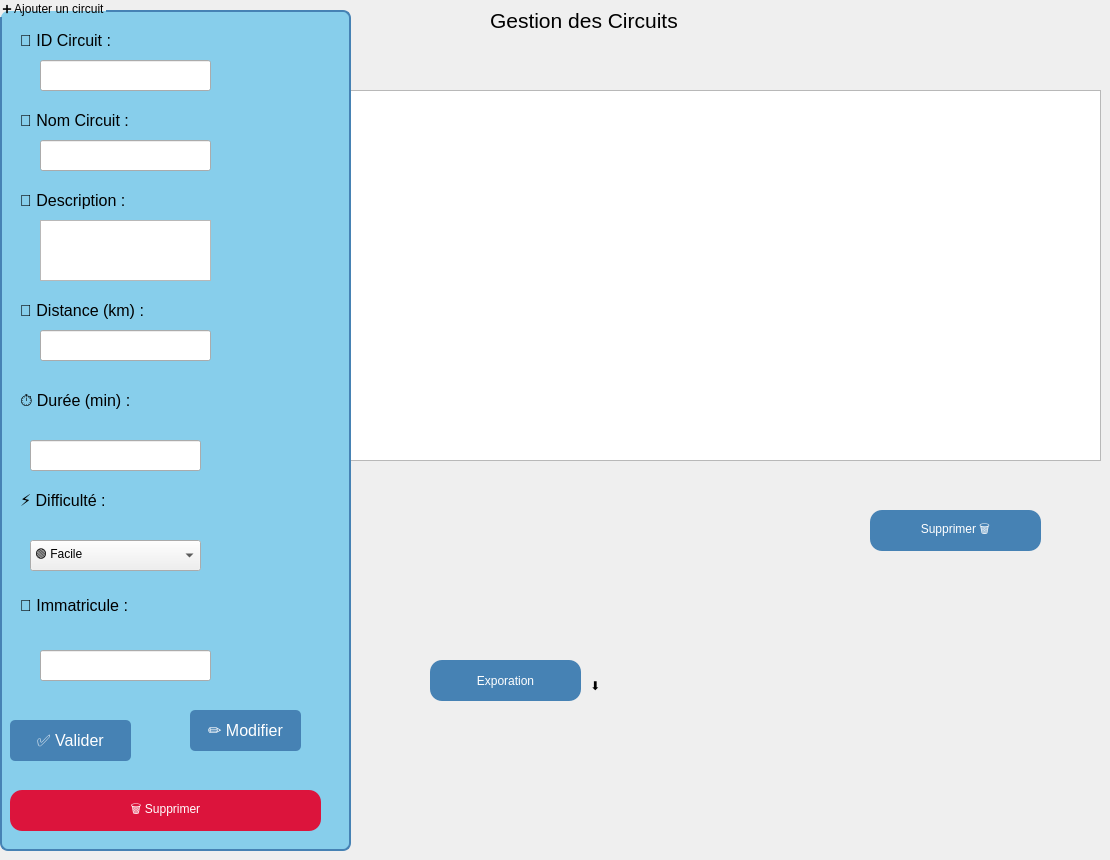
      <widget class="QWidget" name="tabCircuitAccueil">
       <attribute name="title">
        <string>Accueil</string>
       </attribute>
       <widget class="QLabel" name="labelTitreCircuit">
        <property name="geometry">
         <rect>
          <x>490</x>
          <y>-10</y>
          <width>471</width>
          <height>61</height>
         </rect>
        </property>
        <property name="font">
         <font>
          <family>Segoe UI</family>
          <pointsize>16</pointsize>
          <italic>false</italic>
          <bold>false</bold>
         </font>
        </property>
        <property name="styleSheet">
         <string notr="true">font: 16pt &quot;Segoe UI&quot;;</string>
        </property>
        <property name="text">
         <string>Gestion des Circuits</string>
        </property>
       </widget>
       <widget class="QPushButton" name="pushButton_export_circuit">
        <property name="geometry">
         <rect>
          <x>430</x>
          <y>660</y>
          <width>151</width>
          <height>41</height>
         </rect>
        </property>
        <property name="styleSheet">
         <string notr="true">background-color: rgb(70, 130, 180);
font: 14pt &quot;Segoe UI&quot;;
font: 900 12pt &quot;Segoe UI&quot;;

    color: white;
    border-radius: 12px;
    padding: 8px 16px;</string>
        </property>
        <property name="text">
         <string>Exporation</string>
        </property>
       </widget>
       <widget class="QLabel" name="label_export_circuit">
        <property name="geometry">
         <rect>
          <x>590</x>
          <y>670</y>
          <width>63</width>
          <height>31</height>
         </rect>
        </property>
        <property name="styleSheet">
         <string notr="true">font: 14pt &quot;Segoe UI&quot;;</string>
        </property>
        <property name="text">
         <string>⬇️</string>
        </property>
       </widget>
       <widget class="QGroupBox" name="groupBoxCircuit">
        <property name="geometry">
         <rect>
          <x>0</x>
          <y>0</y>
          <width>351</width>
          <height>851</height>
         </rect>
        </property>
        <property name="styleSheet">
         <string notr="true">QGroupBox {
	font: 900 9pt &quot;Segoe UI&quot;;
	font: 900 9pt &quot;Segoe UI&quot;;
	font: 16pt &quot;Segoe UI&quot;;
  
	background-color: rgb(135, 206, 235);
    border: 2px solid #4682B4;
    border-radius: 8px;
    margin-top: 10px;
}
QPushButton {
    background-color: #4682B4;
    color: white;
    border-radius: 5px;
    padding: 5px;
}
QPushButton:hover {
    background-color: #5A9BD5;
}</string>
        </property>
        <property name="title">
         <string>➕ Ajouter un circuit</string>
        </property>
        <widget class="QLabel" name="labelIdCircuit">
         <property name="geometry">
          <rect>
           <x>20</x>
           <y>30</y>
           <width>201</width>
           <height>21</height>
          </rect>
         </property>
         <property name="font">
          <font>
           <family>Segoe UI</family>
           <pointsize>12</pointsize>
           <italic>false</italic>
           <bold>false</bold>
          </font>
         </property>
         <property name="text">
          <string>🔢 ID Circuit :</string>
         </property>
        </widget>
        <widget class="QLineEdit" name="lineEdit_id_circuit">
         <property name="geometry">
          <rect>
           <x>40</x>
           <y>60</y>
           <width>171</width>
           <height>31</height>
          </rect>
         </property>
        </widget>
        <widget class="QLabel" name="labelNomCircuit">
         <property name="geometry">
          <rect>
           <x>20</x>
           <y>110</y>
           <width>171</width>
           <height>21</height>
          </rect>
         </property>
         <property name="font">
          <font>
           <family>Segoe UI</family>
           <pointsize>12</pointsize>
           <italic>false</italic>
           <bold>false</bold>
          </font>
         </property>
         <property name="text">
          <string>📝 Nom Circuit :</string>
         </property>
        </widget>
        <widget class="QLineEdit" name="lineEdit_nom_circuit">
         <property name="geometry">
          <rect>
           <x>40</x>
           <y>140</y>
           <width>171</width>
           <height>31</height>
          </rect>
         </property>
        </widget>
        <widget class="QLabel" name="labelDescCircuit">
         <property name="geometry">
          <rect>
           <x>20</x>
           <y>190</y>
           <width>171</width>
           <height>21</height>
          </rect>
         </property>
         <property name="font">
          <font>
           <family>Segoe UI</family>
           <pointsize>12</pointsize>
           <italic>false</italic>
           <bold>false</bold>
          </font>
         </property>
         <property name="text">
          <string>📄 Description :</string>
         </property>
        </widget>
        <widget class="QTextEdit" name="textEdit_desc_circuit">
         <property name="geometry">
          <rect>
           <x>40</x>
           <y>220</y>
           <width>171</width>
           <height>61</height>
          </rect>
         </property>
        </widget>
        <widget class="QLabel" name="labelDistance">
         <property name="geometry">
          <rect>
           <x>20</x>
           <y>300</y>
           <width>171</width>
           <height>21</height>
          </rect>
         </property>
         <property name="font">
          <font>
           <family>Segoe UI</family>
           <pointsize>12</pointsize>
           <italic>false</italic>
           <bold>false</bold>
          </font>
         </property>
         <property name="text">
          <string>📏 Distance (km) :</string>
         </property>
        </widget>
        <widget class="QLineEdit" name="lineEdit_distance">
         <property name="geometry">
          <rect>
           <x>40</x>
           <y>330</y>
           <width>171</width>
           <height>31</height>
          </rect>
         </property>
        </widget>
        <widget class="QLabel" name="labelDuree">
         <property name="geometry">
          <rect>
           <x>20</x>
           <y>390</y>
           <width>171</width>
           <height>21</height>
          </rect>
         </property>
         <property name="font">
          <font>
           <family>Segoe UI</family>
           <pointsize>12</pointsize>
           <italic>false</italic>
           <bold>false</bold>
          </font>
         </property>
         <property name="text">
          <string>⏱️ Durée (min) :</string>
         </property>
        </widget>
        <widget class="QLineEdit" name="lineEdit_duree_circuit">
         <property name="geometry">
          <rect>
           <x>30</x>
           <y>440</y>
           <width>171</width>
           <height>31</height>
          </rect>
         </property>
        </widget>
        <widget class="QLabel" name="labelDifficulte">
         <property name="geometry">
          <rect>
           <x>20</x>
           <y>490</y>
           <width>171</width>
           <height>21</height>
          </rect>
         </property>
         <property name="font">
          <font>
           <family>Segoe UI</family>
           <pointsize>12</pointsize>
           <italic>false</italic>
           <bold>false</bold>
          </font>
         </property>
         <property name="text">
          <string>⚡ Difficulté :</string>
         </property>
        </widget>
        <widget class="QComboBox" name="comboBox_difficulte">
         <property name="geometry">
          <rect>
           <x>30</x>
           <y>540</y>
           <width>171</width>
           <height>31</height>
          </rect>
         </property>
         <item>
          <property name="text">
           <string>🟢 Facile</string>
          </property>
         </item>
         <item>
          <property name="text">
           <string>🟡 Moyen</string>
          </property>
         </item>
         <item>
          <property name="text">
           <string>🔴 Difficile</string>
          </property>
         </item>
        </widget>
        <widget class="QLabel" name="labelImmatCircuit">
         <property name="geometry">
          <rect>
           <x>20</x>
           <y>590</y>
           <width>221</width>
           <height>31</height>
          </rect>
         </property>
         <property name="font">
          <font>
           <family>Segoe UI</family>
           <pointsize>12</pointsize>
           <italic>false</italic>
           <bold>false</bold>
          </font>
         </property>
         <property name="text">
          <string>🚗 Immatricule :</string>
         </property>
        </widget>
        <widget class="QLineEdit" name="lineEdit_immat_circuit">
         <property name="geometry">
          <rect>
           <x>40</x>
           <y>650</y>
           <width>171</width>
           <height>31</height>
          </rect>
         </property>
        </widget>
        <widget class="QPushButton" name="pushButton_validercircuit">
         <property name="geometry">
          <rect>
           <x>10</x>
           <y>720</y>
           <width>121</width>
           <height>41</height>
          </rect>
         </property>
         <property name="font">
          <font>
           <family>Segoe UI</family>
           <pointsize>12</pointsize>
           <italic>false</italic>
           <bold>false</bold>
          </font>
         </property>
         <property name="text">
          <string>✅ Valider</string>
         </property>
        </widget>
        <widget class="QPushButton" name="pushButton_modifiercircuit">
         <property name="geometry">
          <rect>
           <x>190</x>
           <y>710</y>
           <width>111</width>
           <height>41</height>
          </rect>
         </property>
         <property name="font">
          <font>
           <family>Segoe UI</family>
           <pointsize>12</pointsize>
           <italic>false</italic>
           <bold>false</bold>
          </font>
         </property>
         <property name="text">
          <string>✏️ Modifier</string>
         </property>
        </widget>
        <widget class="QPushButton" name="pushButton_supprimercircuit">
         <property name="geometry">
          <rect>
           <x>10</x>
           <y>790</y>
           <width>311</width>
           <height>41</height>
          </rect>
         </property>
         <property name="styleSheet">
          <string notr="true">background-color: rgb(220, 20, 60);
font: 14pt &quot;Segoe UI&quot;;
font: 900 12pt &quot;Segoe UI&quot;;

    color: white;
    border-radius: 12px;
    padding: 8px 16px;</string>
         </property>
         <property name="text">
          <string>🗑️ Supprimer</string>
         </property>
        </widget>
       </widget>
       <widget class="QTableView" name="tableView_circuits">
        <property name="geometry">
         <rect>
          <x>350</x>
          <y>90</y>
          <width>751</width>
          <height>371</height>
         </rect>
        </property>
        <property name="styleSheet">
         <string notr="true">background-color: #00008B;
    color: white;
    gridline-color: white;
    border-radius: 8px;
}
QHeaderView::section {
    background-color: #34495e;
    color: white;
    padding: 4px;
    border: 1px solid #2c3e50;</string>
        </property>
       </widget>
       <widget class="QPushButton" name="pushButton_supprimercircuit_bas">
        <property name="geometry">
         <rect>
          <x>870</x>
          <y>510</y>
          <width>171</width>
          <height>41</height>
         </rect>
        </property>
        <property name="styleSheet">
         <string notr="true">background-color: rgb(70, 130, 180);
font: 14pt &quot;Segoe UI&quot;;
font: 900 12pt &quot;Segoe UI&quot;;

    color: white;
    border-radius: 12px;
    padding: 8px 16px;</string>
        </property>
        <property name="text">
         <string>Supprimer 🗑️</string>
        </property>
       </widget>
       <zorder>tableView_circuits</zorder>
       <zorder>labelTitreCircuit</zorder>
       <zorder>groupBoxCircuit</zorder>
       <zorder>pushButton_export_circuit</zorder>
       <zorder>label_export_circuit</zorder>
       <zorder>pushButton_supprimercircuit_bas</zorder>
      </widget>
